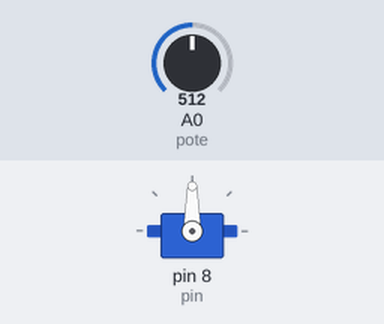
This sketch was run on a simulated Arduino Uno, built with avr-gcc and run on an emulated ATmega328P. On the bench: servo. The test bench sets the inputs (shaded band); at power-on: A0 (pote) = 512.

Above: at 1.2 s.
1.3 s: A0 (pote) set to 716
At 1.6 s:
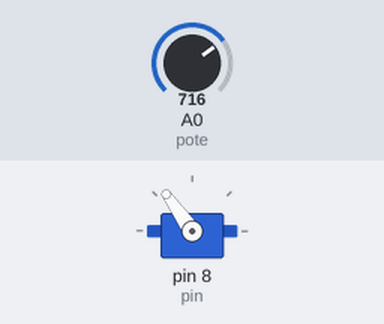
2.8 s: A0 (pote) set to 900
At 4.0 s:
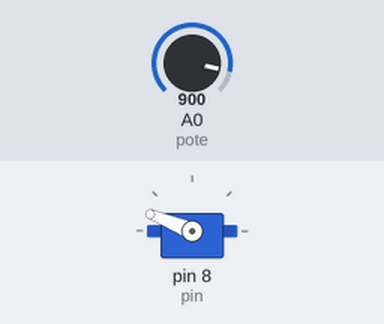
4.3 s: A0 (pote) set to 1023
At 5.1 s:
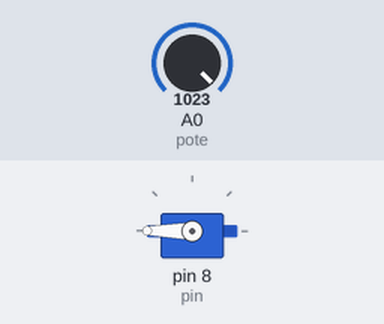
5.8 s: A0 (pote) set to 306
At 6.3 s:
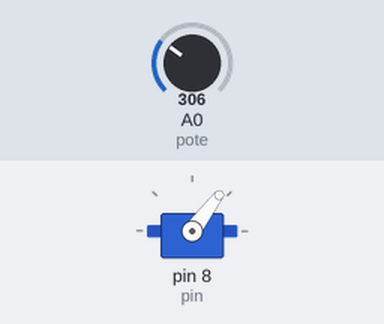
7.3 s: A0 (pote) set to 122
At 8.6 s:
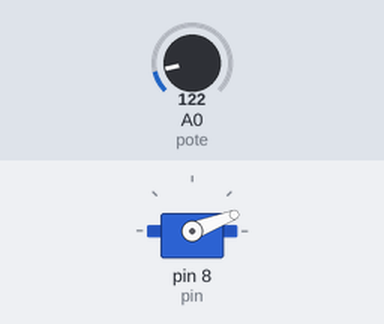
Timing chart, 0 to 9.8 s (numbered marks = the images above; inputs shaded):
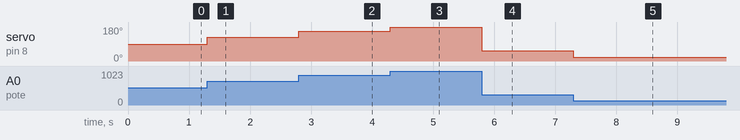

The sketch:

Servo02_Pote.ino
```cpp
#include <Servo.h>

#define pin 8
#define pote A0
Servo servo;

void setup() {
  // put your setup code here, to run once:

  Serial.begin(9600);

  //le dice a que pin esta conectado
  servo.attach(pin);
  // lo desconecta del pin
  //servo.detach(pin);
}

void loop() {
  // put your main code here, to run repeatedly:
 int grados =analogRead (pote); //0-1023
 int grados_map = map (grados,0,1023,0,180);
 servo.write(grados_map); //0-180
}
```

Measured:
- after the input at 1.3 s, servo on pin 8 (pin): 90° → 125° at once
- after the input at 2.8 s, servo on pin 8 (pin): 125° → 158° at once
- after the input at 4.3 s, servo on pin 8 (pin): 158° → 180° at once
- after the input at 5.8 s, servo on pin 8 (pin): 180° → 53° at once
- after the input at 7.3 s, servo on pin 8 (pin): 53° → 21° at once
